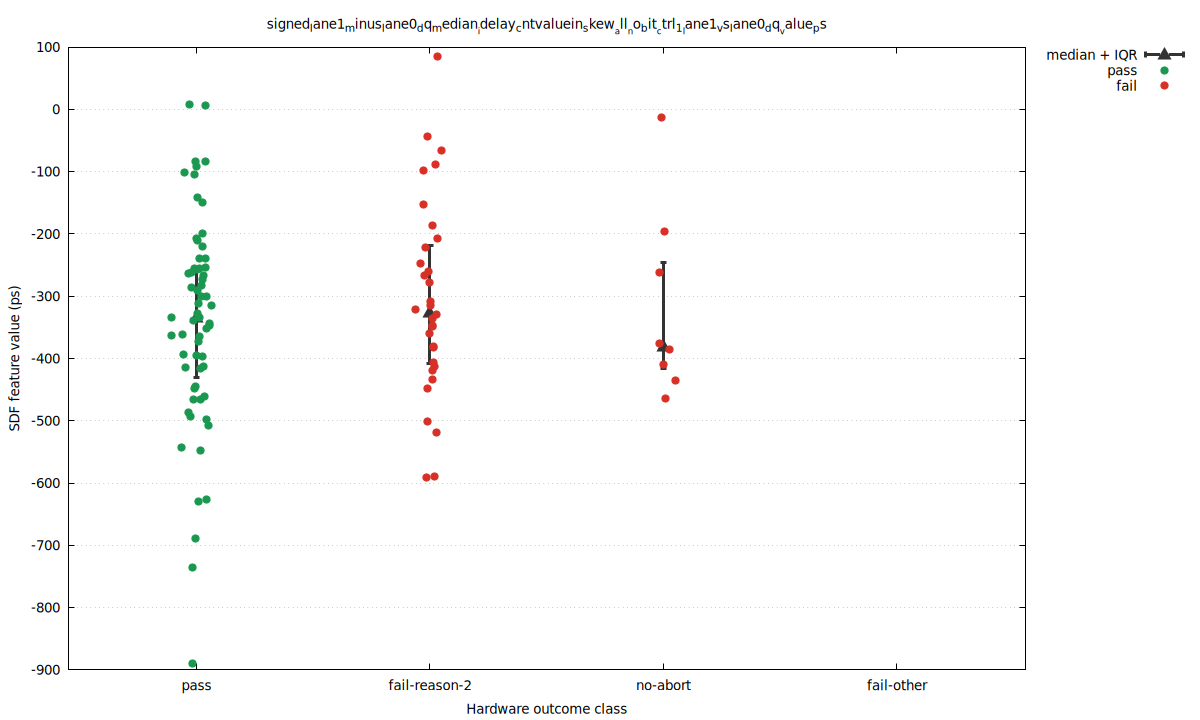

gnuplot code for this plot:
set terminal pngcairo size 1200,720 enhanced font 'DejaVu Sans,10'
set output 'signed_baseline_seed_1_30_skew_signed_lane1_minus_lane0_dq_median_idelay_cntvaluein_skew_all_no_bit_ctrl_1_lan.png'
set datafile separator comma
set key outside right top
set grid ytics
set xrange [0.45:4.55]
set xtics ('pass' 1, 'fail-reason-2' 2, 'no-abort' 3, 'fail-other' 4)
set xlabel 'Hardware outcome class'
set ylabel 'SDF feature value (ps)'
set title 'signed_lane1_minus_lane0_dq_median__idelay_cntvaluein_skew__all__no_bit__ctrl_1__lane1_vs_lane0_dq__value_ps'
plot \
  'signed_baseline_seed_1_30_skew_signed_lane1_minus_lane0_dq_median_idelay_cntvaluein_skew_all_no_bit_ctrl_1_lan.summary.dat' using 1:4:3:5 with yerrorbars pt 9 ps 1.5 lw 3 lc rgb '#333333' title 'median + IQR', \
  'signed_baseline_seed_1_30_skew_signed_lane1_minus_lane0_dq_median_idelay_cntvaluein_skew_all_no_bit_ctrl_1_lan.dat' using 1:4 with points pt 7 ps 1.2 lc rgb '#1a9850' title 'pass', \
  'signed_baseline_seed_1_30_skew_signed_lane1_minus_lane0_dq_median_idelay_cntvaluein_skew_all_no_bit_ctrl_1_lan.dat' using 1:5 with points pt 7 ps 1.2 lc rgb '#d73027' title 'fail'
